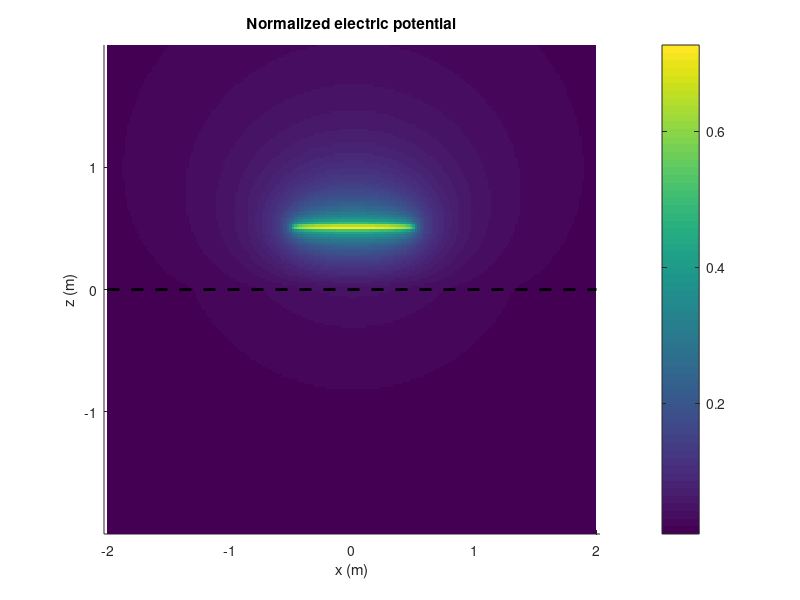
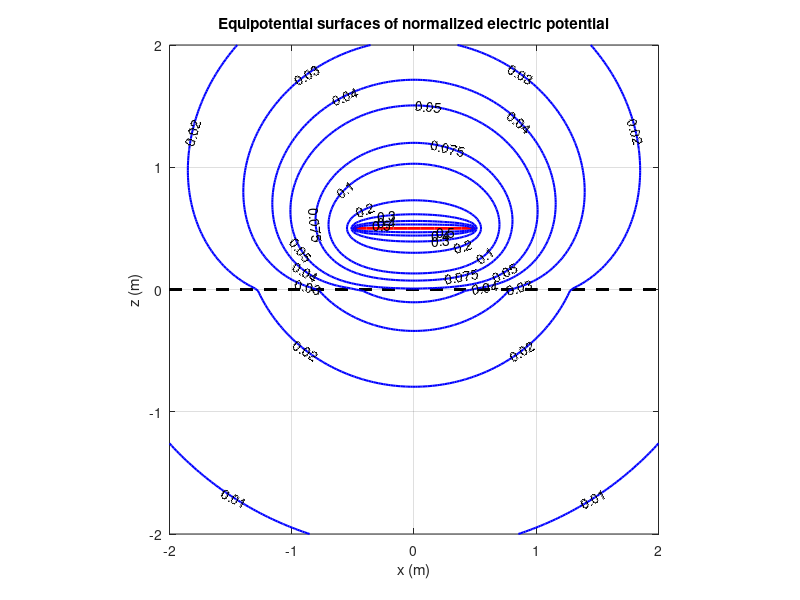
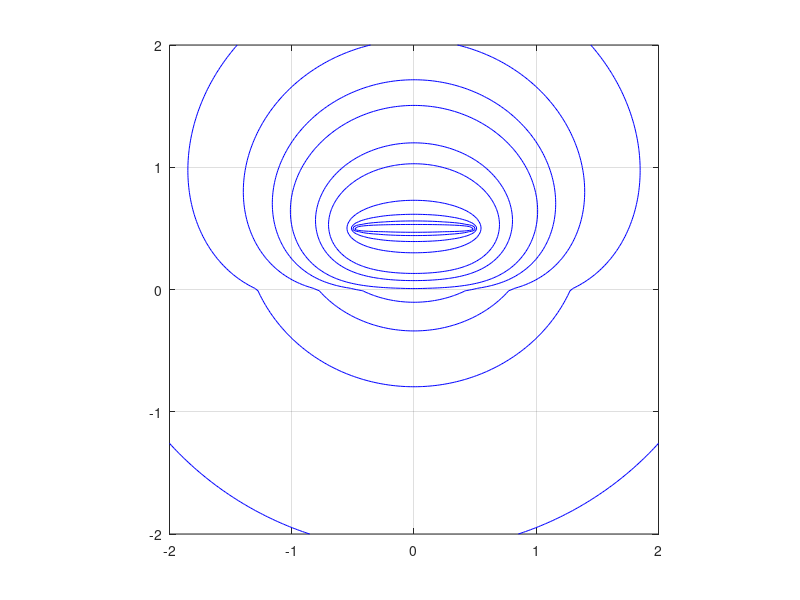

Write MATLAB code to recreate these figures, in order. (Note: this script raises an error after producing the figures.)
nfig=0;
L = 0.5;
h = 0.5;
e0 =  8.8541878128e-12;
lambda0 = e0; % for normalization
e1 = e0;      % in order to have e1 = 5*e0 and e2 = e0,
e2 = 5*e0;    % we must change the values here manually

[x,z] = meshgrid(linspace(-4*L,4*L,200));      % the grid

factor1 = lambda0/(4*pi*e1);
factor1b = (e1-e2)/(e1+e2);

nom1a = L-x+sqrt((L-x).^2+(z-h).^2);
den1a = -L-x+sqrt((L+x).^2+(z-h).^2);

nom1b = L-x+sqrt((L-x).^2+(z+h).^2);
den1b = -L-x+sqrt((L+x).^2+(z+h).^2);

Phi1a = log(nom1a./den1a);
Phi1b = factor1b.*log(nom1b./den1b);
Phi1 = factor1.*(Phi1a+Phi1b);       % potential for z >= 0

factor2 = lambda0/(2*pi*(e1+e2));

nom2 = L-x+sqrt((L-x).^2+(z-h).^2);
den2 = -L-x+sqrt((L+x).^2+(z-h).^2);

Phi2 = factor2.*log(nom2./den2);     % potential for z <= 0

Area1 = z >= 0;
Area2 = z < 0;              % we create appropriate 'masks'

Phi = Phi1.*Area1+Phi2.*Area2;   % ...with which we limit the result to the desired areas

nfig=nfig+1; figure(nfig);
surface(x,z,Phi,'edgecolor','none'); % potential using surface
title('Normalized electric potential');
xlabel('x (m)');
ylabel('z (m)');
colorbar;
axis equal;
hold on;

% draw the ground for reference
line([-4*L 4*L],[0 0],[0.1 0.1],'color','black','linestyle','--','linewidth',2);

contourlines = [0.01 0.02 0.03 0.04 0.05 0.075 0.1 0.2 0.3 0.4 0.5];

nfig=nfig+1; figure(nfig);

% draw the ground for reference
plot(linspace(-4*L,4*L,100),zeros(100),'linestyle','--','color','black','linewidth',2); hold on;

% draw linear charge distribution for reference
plot(linspace(-L,L,10),linspace(h,h,10),'color','r','linewidth',2);

% draw equipotential surfaces using contour
contour(x,z,Phi,contourlines,'showtext','on','linewidth',1.5,'linecolor','b');
axis equal; grid on;
title('Equipotential surfaces of normalized electric potential');
xlabel('x (m)');
ylabel('z (m)');

[Ex,Ez] = gradient(Phi);
Ex = -Ex; Ez = -Ez;   % calculate electric field

nfig=nfig+1; figure(nfig);
% we draw the equipotential lines so we can confirm they are perpendicular
% to the field lines
contour(x,z,Phi,contourlines,'linecolor','b');
axis equal; grid on;

% we prefer streamslice instead of quiver so the lines are easier to
% distinguish
streamslice(x,z,Ex,Ez); hold on;
title('Electric field lines');
xlabel('x (m)');
ylabel('z (m)');

% again, we draw the ground and the linear charge distribution
plot(linspace(-4*L,4*L,10),linspace(0,0,10),'linestyle','--','color','black','linewidth',2);
plot(linspace(-L,L,10),linspace(h,h,10),'color','r','linewidth',2);

Q = e0; % for normalization
N = 50;
a = 0.0025;
Dx = 2*L/N;
chi = linspace(-L,L,N+1);  % edges of conductor pieces
xm = zeros(1,N);           % middle of conductor pieces
R1 = zeros(N,N);           % distance from conductor
R2 = zeros(N,N);           % distance from conductor image
One = ones(N,1);           % matrix full of ones (denoted [1])

for i = 1:N
    xm(i) = 0.5*chi(i) + 0.5*chi(i+1);  % calculating middles
end
for i = 1:N                             % calculating distances
    for j = 1:N
        R1(i,j) = abs(xm(i)-xm(j));
        R2(i,j) = sqrt((xm(i)-xm(j))^2+4*h^2);
    end
end

nom = Dx/2+sqrt(a^2+(Dx/2)^2);
den = -Dx/2+sqrt(a^2+(Dx/2)^2);
term1 = log(nom/den);
term2 = Dx*(e1-e2)/(e1+e2)/(2*h);
Aii = 1/(4*pi*e1)*(term1+term2);        % "problematic" terms

A = zeros(N,N);
for i = 1:N                             % fill A matrix
    for j = 1:N
        if i == j
            A(i,i)=Aii;
        else
            A(i,j) = Dx/(4*pi*e0)*(1/R1(i,j)+(e1-e2)/(e1+e2)/R2(i,j));
        end
    end
end

Phi0 = 1;   % arbitrary potential, we can set this value into anything we want

Lambda0 = A\One*Phi0;

Lambda = A\One*Q/(sum(Lambda0*Dx))*Phi0;   % matrix of linear charge densities
nfig=nfig+1; figure(nfig);

% depiction of linear charge distribution, as calculated by the method of
% moments
plot(xm,Lambda./e0,'linewidth',2); grid on;
title('Linear charge distribution lambda(x)/epsilon_0 (SI)');
xlabel('x (m)');
ylabel('lambda(x)/epsilon_0');

x = linspace(-2,2,N);

factor = 1/(2*pi*(e1+e2))*Dx;
R = zeros(N,N);

for i = 1:N
    for j = 1:N
        R(i,j) = sqrt((x(i)-xm(j))^2+h^2);
    end
end

Phi = zeros(1,N);   % potential on the surface of separation

for i = 1:N
    Phi(i) = factor*sum(Lambda.'./R(i,:));
end

nfig=nfig+1; figure(nfig);
% depiction of potential on the surface of separation
plot(x,Phi,'linewidth',2); grid on;
title('Potential on surface of separation');
xlabel('x (m)');
ylabel('Normalized potential');
